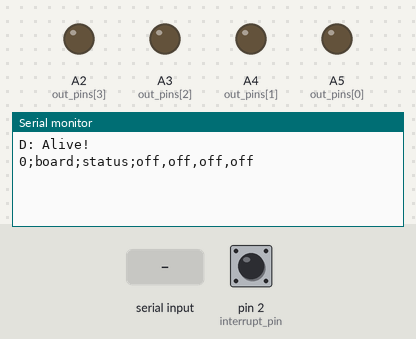
Bench run of a program on a simulated Arduino Uno, built with avr-gcc and run on an emulated ATmega328P. Parts: output pins drawn as LEDs (lit = HIGH), the last lines printed to the serial monitor. Inputs (shaded band) come from the test bench; at power-on: pin 2 (interrupt_pin) HIGH.

Above: at 1.2 s.
1.3 s: "server\n" received over the second serial link
At 2.5 s:
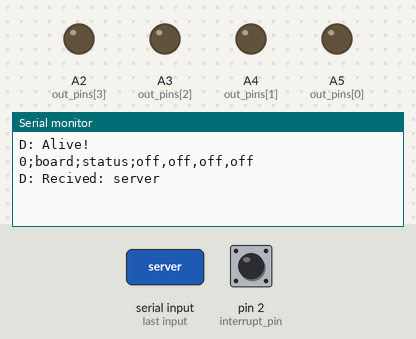
2.8 s: "status\n" received over the second serial link
At 4.0 s:
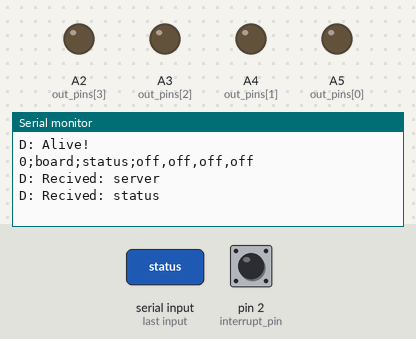
4.3 s: "toggle\n" received over the second serial link
At 5.1 s:
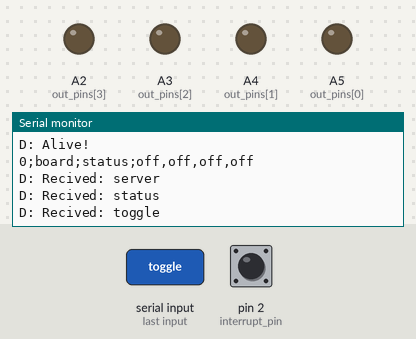

Measured:
- after the input at 1.3 s, the serial monitor: prints a new line at once (image 1)
- after the input at 2.8 s, the serial monitor: prints a new line at once (image 2)
- after the input at 4.3 s, the serial monitor: prints a new line at once (image 3)

The program:

main.cpp
```cpp
#include <Arduino.h>
#include <SoftwareSerial.h>
#include <avr/wdt.h>

SoftwareSerial mySerial(8, 7); //RX/TX

const bool DEBUG = true;

const int out_pins[4] = {A5, A4, A3, A2};
const int in_pins[4] = {6, 5, 4, 3};
const int interrupt_pin = 2;

const unsigned int DEBOUNCE_TIME = 200;
int states[4];
unsigned long debounce[4];

String message[10];

//Function prototypes
String generate_status();
String generate_error(String error);

void switch_pin(int pin, int mode);
void verify_input();
bool parse_command(String s);
void serial_flush();
void debug(const char* c);

void setup() {
    wdt_enable(WDTO_8S);

    for(int i = 0; i < 4; i++){
        states[i] = 0;
        pinMode(out_pins[i], OUTPUT);
        pinMode(in_pins[i], INPUT_PULLUP);
    }

    pinMode(interrupt_pin, INPUT_PULLUP);
    attachInterrupt(digitalPinToInterrupt(interrupt_pin), verify_input, LOW);

    mySerial.begin(19200);
    Serial.begin(19200);

    serial_flush();

    mySerial.println(generate_status());
    debug("Alive!");
    Serial.println(generate_status());
}

void loop() {
    String buffer_string;

    if(mySerial.available()){
        buffer_string  = mySerial.readStringUntil('\n');
        Serial.print("D: Recived: ");
        Serial.println(buffer_string);
    }

    // version;sender;action;value
    if(!buffer_string.equals("")){
        if(parse_command(buffer_string)){
            debug("I'm a command !");

            if(message[0] != "0"){
                //Wrong Version
            }else if(message[1] == "server"){
                if(message[2] == "status"){
                    mySerial.flush();
                    mySerial.println(generate_status());
                }else if(message[2] == "toggle"){
                    switch_pin(message[3].toInt(), 3);
                }else if(message[2] == "on"){
                    switch_pin(message[3].toInt(), 1);
                }else if(message[2] == "off"){
                    switch_pin(message[3].toInt(), 0);
                }else{
                    //Parsing Error
                }
            }else{
                //Wrong Sender
            }
        }

        buffer_string = "";
    }

    delay(1);
    wdt_reset();
}

String generate_status(){
    String string = "0;board;status;"; //VAR

    for(int i = 0; i < 4; i++){
        string.concat(states[i] == 0 ? "off" : "on");
        string.concat(i == 3 ? "" : ",");
    }

    return string;
}

String generate_error(String error){
    String string = "0;board;error;"; //VAR

    string.concat(error);

    return string;
}

void switch_pin(int pin, int mode){
    if(millis() - debounce[pin] > DEBOUNCE_TIME){
        if(mode == 0){
            states[pin] = 0;
        }else if(mode == 1){
            states[pin] = 1;
        }else if(mode == 3){
            states[pin] = states[pin] == 1 ? 0 : 1;
        }

        digitalWrite(out_pins[pin], states[pin]);
        debounce[pin] = millis();

        mySerial.flush();
        mySerial.println(generate_status());

    }
}

void verify_input(){
    for(int i = 0; i < 4; i++){
        if(digitalRead(in_pins[i]) == LOW){
            switch_pin(i, 3);
        }
    }
}

bool parse_command(String s){
    int n = 0;

    for(int i = 0; i < 10; i++){
        message[i] = "";
    }

    for(int i = 0; i < (int)s.length(); i++){
        if(s.charAt(i) == ';'){
            n += 1;
        }else{
            message[n].concat(s.charAt(i));
        }
    }

    return n >= 3 ? true : false;
}

void serial_flush(){
    while(mySerial.available() > 0){
        char t = mySerial.read();
    }
}

void debug(const char* c){
    if(DEBUG){
        Serial.print("D: ");
        Serial.println(c);
    }
}
```
